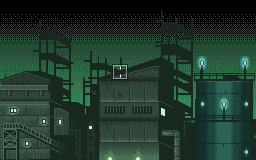

Below is a game level as drawn by its tile map, then a one-line description and the .tmx file that defines it, in full:
An orthogonal 16x10 tile map with 16x16 px tiles, 3 tile layers (map, objects, foreground), 3 tilesets.

<map version="1.2" tiledversion="1.3.2" orientation="orthogonal" renderorder="right-down" compressionlevel="0" width="16" height="10" tilewidth="16" tileheight="16" infinite="0" nextlayerid="6" nextobjectid="1">
 <tileset firstgid="1" source="../Actors.tsx" />
 <tileset firstgid="257" source="../Blocks.tsx" />
 <tileset firstgid="513" source="map.tileset.tsx" />
 <layer id="1" name="map" width="16" height="10">
  <data encoding="csv">
513,513,513,513,513,513,513,513,513,513,514,513,513,513,513,513,
515,516,517,518,519,520,521,522,523,524,525,526,527,528,529,530,
531,531,532,533,534,531,531,531,531,535,536,537,538,531,531,531,
539,540,541,542,543,544,545,546,547,548,549,550,551,552,553,554,
555,556,557,558,559,560,561,562,563,564,565,566,567,568,569,570,
571,572,573,574,575,576,577,578,579,580,581,582,583,584,585,586,
587,588,589,590,591,592,593,594,595,596,597,598,599,600,601,602,
603,604,605,606,607,608,609,610,611,612,613,614,615,616,617,618,
619,620,621,622,623,624,625,626,627,628,629,630,631,632,633,634,
635,636,637,638,639,640,641,642,643,644,645,646,647,648,649,650
</data>
 </layer>
 <layer id="2" name="objects" width="16" height="10">
  <data encoding="csv">
0,0,0,0,0,0,0,0,0,0,0,0,0,0,0,0,
0,0,0,0,0,0,0,0,0,0,0,0,0,0,0,0,
0,0,0,0,0,0,0,0,0,0,0,0,0,0,0,0,
0,0,0,0,0,0,0,0,0,0,0,0,0,0,0,0,
0,0,0,0,0,0,0,1,0,0,0,0,0,0,0,0,
0,0,0,0,0,0,0,0,0,0,0,0,0,0,0,0,
0,0,0,0,0,0,0,0,0,0,0,0,0,0,0,0,
0,0,0,0,0,0,0,0,0,0,0,0,0,0,0,0,
0,0,0,0,0,0,0,0,0,0,0,0,0,0,0,0,
0,0,0,0,0,0,0,0,0,0,0,0,0,0,0,0
</data>
 </layer>
 <layer id="3" name="foreground" width="16" height="10">
  <data encoding="csv">
0,0,0,0,0,0,0,0,0,0,0,0,0,0,0,0,
0,0,0,0,0,0,0,0,0,0,0,0,0,0,0,0,
0,0,0,0,0,0,0,0,0,0,0,0,0,0,0,0,
0,0,0,0,0,0,0,0,0,0,0,0,0,0,0,0,
0,0,0,0,0,0,0,0,0,0,0,0,0,0,0,0,
0,0,0,0,0,0,0,0,0,0,0,0,0,0,0,0,
0,0,0,0,0,0,0,0,0,0,0,0,0,0,0,0,
0,0,0,0,0,0,0,0,0,0,0,0,0,0,0,0,
0,0,0,0,0,0,0,0,0,0,0,0,0,0,0,0,
0,0,0,0,0,0,0,0,0,0,0,0,0,0,0,0
</data>
 </layer>
 <objectgroup id="5" name="events" />
</map>
